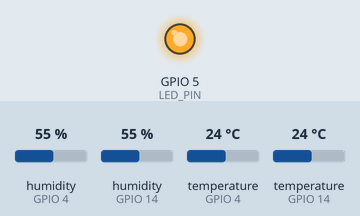
The sketch below on a simulated ESP32. Shown: output pins drawn as LEDs (lit = HIGH). The inputs (shaded band) are chosen by the test bench; at power-on: humidity (sensors on GPIO 4, GPIO 14) 55 %, temperature (sensors on GPIO 4, GPIO 14) 24 °C. WiFi joins after 1.5 s; servers stay silent unless stated; uploads are accepted with an empty reply; what the sketch prints to the serial monitor is not drawn.

Above: at 5.1 s.
At 40.1 s:
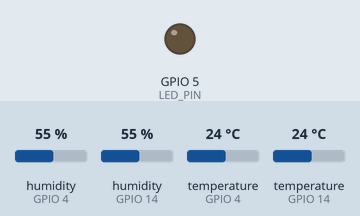
Timing chart, 0 to 41.6 s (numbered marks = the images above):
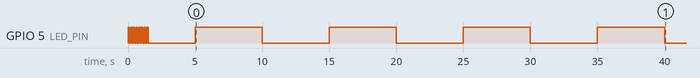

The sketch:

ESP32_WITH_LED.ino
```cpp
#include <WiFi.h>
#include <HTTPClient.h>
#include <DHT.h>

// WiFi
const char* ssid = "SirsSpot-RSML";
const char* password = "rsmljayasirs1";

// Server
const char* serverUrl = "http://192.168.110.3:8000/api";

// DHT Sensor
#define DHTPIN1 4
#define DHTPIN2 14
#define DHTTYPE DHT11
DHT dht1(DHTPIN1, DHTTYPE);
DHT dht2(DHTPIN2, DHTTYPE);

// LED Indikator WiFi
#define LED_PIN 5  // Pin untuk LED (bisa diganti sesuai kebutuhan)

// Config Device - ESP32 Board 1 di Ruang TI
const int SENSOR_1_ID = 3;
const int SENSOR_2_ID = 4;

// Variable untuk LED blinking
unsigned long previousLEDMillis = 0;
bool ledState = false;

// Variable untuk timing pembacaan sensor dengan State Machine
unsigned long previousSensorMillis = 0;
unsigned long sensor1ReadTime = 0;
const unsigned long sensorInterval = 60000;  // 60 detik
enum SensorState { IDLE, SENSOR1_READ, WAIT_SENSOR2, SENSOR2_READ };
SensorState currentState = IDLE;

void setup() {
  Serial.begin(115200);
  Serial.println("\n=== ESP32 Board 1 - Ruang TI ===");

  // Setup LED
  pinMode(LED_PIN, OUTPUT);
  digitalWrite(LED_PIN, LOW);

  dht1.begin();
  dht2.begin();
  connectWiFi();

  // Mulai timer pertama kali
  previousSensorMillis = millis();
}

void loop() {
  // Update status LED berdasarkan koneksi WiFi (terus berjalan tanpa blocking)
  updateLEDStatus();

  unsigned long currentMillis = millis();

  // State machine untuk pembacaan sensor
  switch (currentState) {
    case IDLE:
      // Tunggu sampai 60 detik berlalu
      if (currentMillis - previousSensorMillis >= sensorInterval) {
        // Pastikan WiFi aktif
        if (WiFi.status() != WL_CONNECTED) {
          Serial.println("WiFi terputus! Mencoba konek ulang...");
          connectWiFi();
        }

        Serial.println("\n--- Ruang TI ---");
        currentState = SENSOR1_READ;
      }
      break;

    case SENSOR1_READ:
      // Baca sensor 1
      bacaDanKirimSensor(dht1, SENSOR_1_ID);
      sensor1ReadTime = currentMillis;
      currentState = WAIT_SENSOR2;
      break;

    case WAIT_SENSOR2:
      // Tunggu 3 detik setelah sensor 1
      if (currentMillis - sensor1ReadTime >= 3000) {
        currentState = SENSOR2_READ;
      }
      break;

    case SENSOR2_READ:
      // Baca sensor 2
      bacaDanKirimSensor(dht2, SENSOR_2_ID);
      Serial.println("Tunggu 60 detik...");
      previousSensorMillis = currentMillis;  // Reset timer untuk 60 detik berikutnya
      currentState = IDLE;
      break;
  }
}

// ======================================================//
//                         FUNGSI                        //
// ======================================================//

void connectWiFi() {
  Serial.print("Menghubungkan ke WiFi ");
  Serial.println(ssid);
  WiFi.begin(ssid, password);

  unsigned long startAttemptTime = millis();

  // LED kedip cepat saat mencoba koneksi
  while (WiFi.status() != WL_CONNECTED && millis() - startAttemptTime < 15000) {
    digitalWrite(LED_PIN, HIGH);
    delay(100);
    digitalWrite(LED_PIN, LOW);
    delay(100);
    Serial.print(".");
  }

  if (WiFi.status() == WL_CONNECTED) {
    Serial.println("\nWiFi Tersambung!");
    Serial.print("IP Address: ");
    Serial.println(WiFi.localIP());
  } else {
    Serial.println("\nGagal konek WiFi! Akan dicoba lagi nanti.");
  }
}

void updateLEDStatus() {
  unsigned long currentMillis = millis();

  if (WiFi.status() == WL_CONNECTED) {
    // WiFi terhubung: LED kedip setiap 5 detik (5000ms)
    if (currentMillis - previousLEDMillis >= 5000) {
      previousLEDMillis = currentMillis;
      ledState = !ledState;
      digitalWrite(LED_PIN, ledState);
    }
  } else {
    // WiFi tidak terhubung: LED nyala terus
    digitalWrite(LED_PIN, HIGH);
    previousLEDMillis = currentMillis;  // Reset timer saat WiFi mati
  }
}

void bacaDanKirimSensor(DHT &dht, int sensorID) {
  float suhu = dht.readTemperature();
  float kelembapan = dht.readHumidity();

  if (isnan(suhu) || isnan(kelembapan)) {
    Serial.println("Sensor gagal baca data!");
    return;
  }

  Serial.printf("Sensor %d -> Temp: %.2f C | Hum: %.2f%%\n", sensorID, suhu, kelembapan);

  // Kirim suhu
  if (kirimData("suhu", "{\"nilai_suhu\":" + String(suhu) + ",\"id_sensor\":" + String(sensorID) + "}")) {
    Serial.println("  Suhu OK");
  } else {
    Serial.println("  Gagal kirim suhu!");
  }

  delay(1500);  // Delay kecil untuk jeda antar request (masih acceptable)

  // Kirim kelembapan
  if (kirimData("kelembapan", "{\"nilai_kelembapan\":" + String(kelembapan) + ",\"id_sensor\":" + String(sensorID) + "}")) {
    Serial.println("  Kelembapan OK");
  } else {
    Serial.println("  Gagal kirim kelembapan!");
  }
}

bool kirimData(const String& endpoint, const String& payload) {
  if (WiFi.status() != WL_CONNECTED) {
    Serial.println("WiFi terputus!");
    return false;
  }

  HTTPClient http;
  http.begin(serverUrl + String("/") + endpoint);
  http.addHeader("Content-Type", "application/json");
  http.setTimeout(10000);

  bool sukses = false;
  for (int percobaan = 1; percobaan <= 3; percobaan++) {
    int code = http.POST(payload);

    if (code == 201) {
      sukses = true;
      break;
    } else if (percobaan < 3) {
      // Hanya tampilkan error jika bukan percobaan terakhir
      delay(1000);
    }
  }

  http.end();
  return sukses;
}
```

Measured:
- by itself, GPIO 5 (LED_PIN): goes 7 × (LOW 0.10 s, HIGH 0.10 s), LOW 3.5 s, 3 × (HIGH 5.0 s, LOW 5.0 s), HIGH 5.0 s, then LOW
